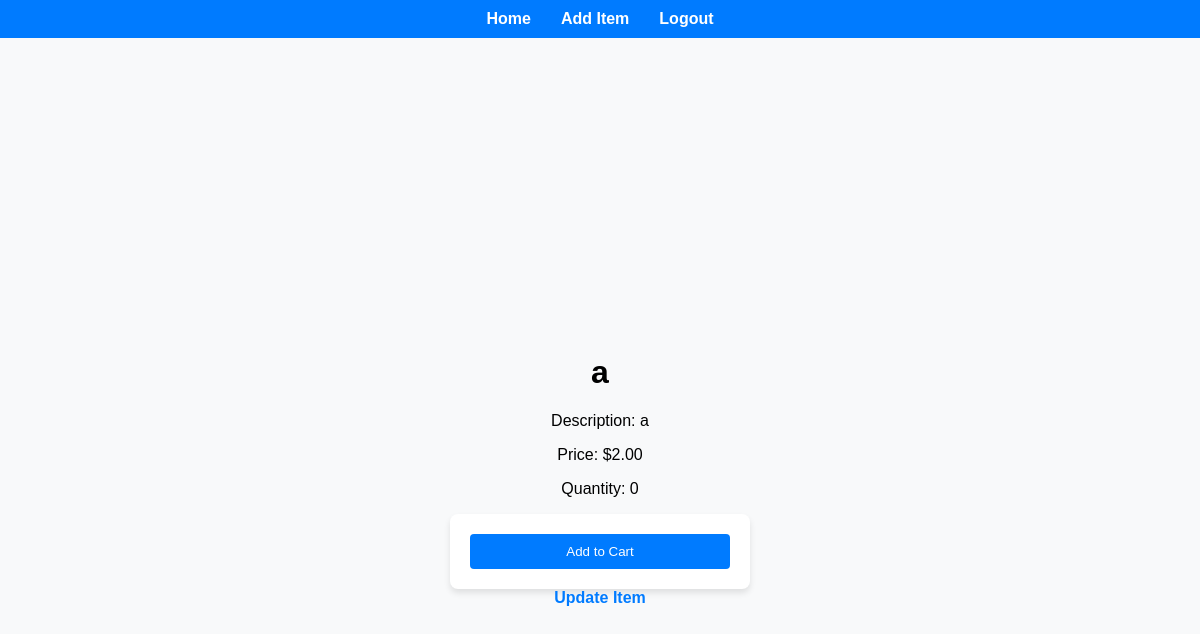
Before: /1/ with the older database file.
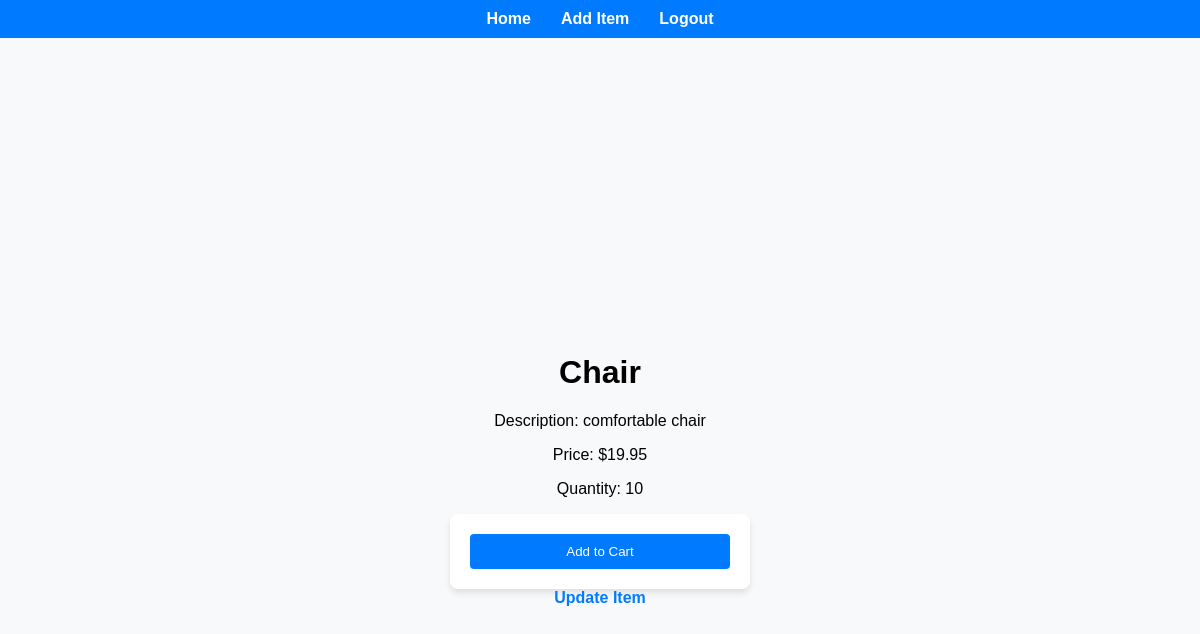
After: the same page with the newer database file.
### items/models.py (models this page shows, shortened)
class Item(models.Model):
    name = models.CharField(max_length=100)
    description = models.TextField()
    price = models.DecimalField(max_digits=10, decimal_places=2)
    quantity = models.PositiveIntegerField()
    users = models.ManyToManyField(User, related_name='items')

### items/views.py (the view, shortened to what this page needs)
# urls.py: path('<int:item_id>/', views.detail_item, name='detail_item'),
def detail_item(request, item_id):
    item = get_object_or_404(Item, id=item_id)
    return render(request, 'detail_item.html', {'item': item})

### items/templates/detail_item.html (shortened to what this page needs)
{% extends 'base.html' %}
{% block content %}
<h1>{{ item.name }}</h1>
    <p>Description: {{ item.description }}</p>
    <p>Price: ${{ item.price }}</p>
    <p>Quantity: {{ item.quantity }}</p>
    <form method="POST">
        <button type="submit">Add to Cart</button>
    </form>
    <a href="{% url 'update_item' item.id %}">Update Item</a>
{% endblock %}

Changed rows visible on the page:
changed Item: name "a" → "Chair"; description "a" → "comfortable chair"; price "2.00" → "19.95"; quantity "0" → "10"
